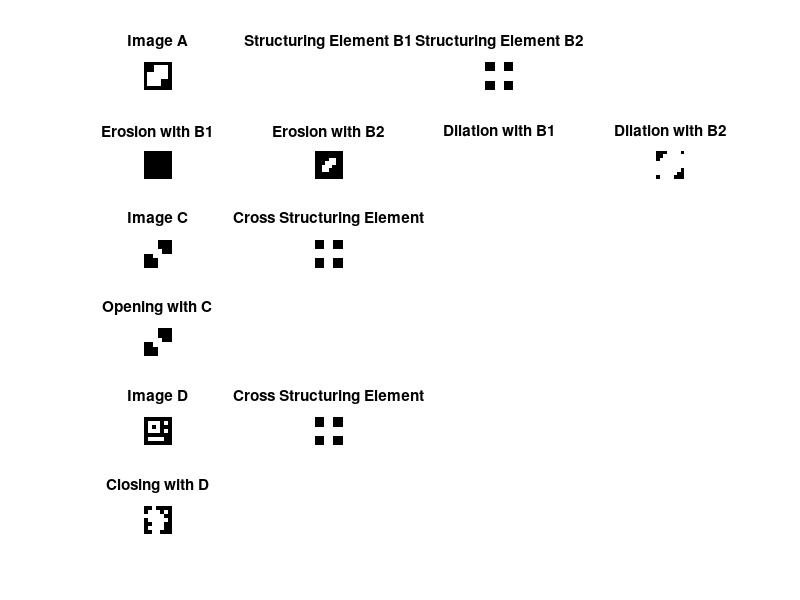

Write MATLAB code to recreate this figure.
%{
%Erosion and Dilation
% Program for morphological operations: Erosions & Dilation
f=imread('standard_test_images\coins.png');
B=[0 1 1; 1 1 1; 0 1 0];
f1=imdilate(f,B);
se=strel('disk',10);
f2=imerode(f,se);
figure,imshow(f)
title('input image');
figure,imshow(f1)
title('dilated image');
figure,imshow(f2)
title('eroded image');

%Opening and Closing
f=imread('standard_test_images\coins.png');
se=strel('square',20);
fo=imopen(f,se);
figure,imshow(f)
title('input image');
figure,imshow(fo)
title('opening of input image');
fc=imclose(f,se);
figure,imshow(fc)
title('opening of input image');
foc=imclose(fo,se);
figure,imshow(foc)
title('closing of opened input image');
%}

% Calculating Dilation & Erosion
A=[0 0 0 0 0 0 0 0; 0 0 0 1 1 1 1 0; 0 0 0 1 1 1 1 0; 0 1 1 1 1 1 1 0; 0 1 1 1 1 1 1 0; 0 1 1 1 1 0 0 0; 0 1 1 1 1 0 0 0; 0 0 0 0 0 0 0 0];
B1=ones(3*3);
B2=[0 1 0; 1 1 1; 0 1 0];

%erosion
e1=imerode(A,B1);
e2=imerode(A,B2);

%dilation
d1=imdilate(A,B1);
d2=imdilate(A,B2);

%Calculating Opening
C=[1 1 1 0 0 0; 1 1 1 0 0 0; 1 1 1 1 0 0; 0 0 1 1 1 1; 0 0 0 1 1 1; 0 0 0 1 1 1];
B3=[0 1 0; 1 1 1; 0 1 0];

d3=imopen(C,B3);

%Calculating Closing
D=[0 0 0 0 0 0 0; 0 1 1 1 0 1 0; 0 1 0 1 0 0 0; 0 1 1 1 0 1 0; 0 0 0 0 0 0 0; 0 1 1 1 1 0 0; 0 0 0 0 0 0 0];
B4=[0 1 0; 1 1 1; 0 1 0];

d4=imclose(D,B4);

%Display Results
figure;
subplot(6,4,1), imshow(A), title('Image A');
subplot(6,4,2), imshow(B1), title('Structuring Element B1');
subplot(6,4,3), imshow(B2), title('Structuring Element B2');
subplot(6,4,5), imshow(e1), title('Erosion with B1');
subplot(6,4,6), imshow(e2), title('Erosion with B2');
subplot(6,4,7), imshow(d1), title('Dilation with B1');
subplot(6,4,8), imshow(d2), title('Dilation with B2');
subplot(6,4,9), imshow(C), title('Image C');
subplot(6,4,10), imshow(B3), title('Cross Structuring Element');
subplot(6,4,13), imshow(d3), title('Opening with C');
%%% There is no difference for the opening operation. It is due to the
%%% structuring element matching with Image C perfectly.

subplot(6,4,17), imshow(D), title('Image D');
subplot(6,4,18), imshow(B4), title('Cross Structuring Element');
subplot(6,4,21), imshow(d4), title('Closing with D');
%%% The middle parts of Image D has turned into white. Showing that the
%%% structuring element has succeeded in closing image D.



